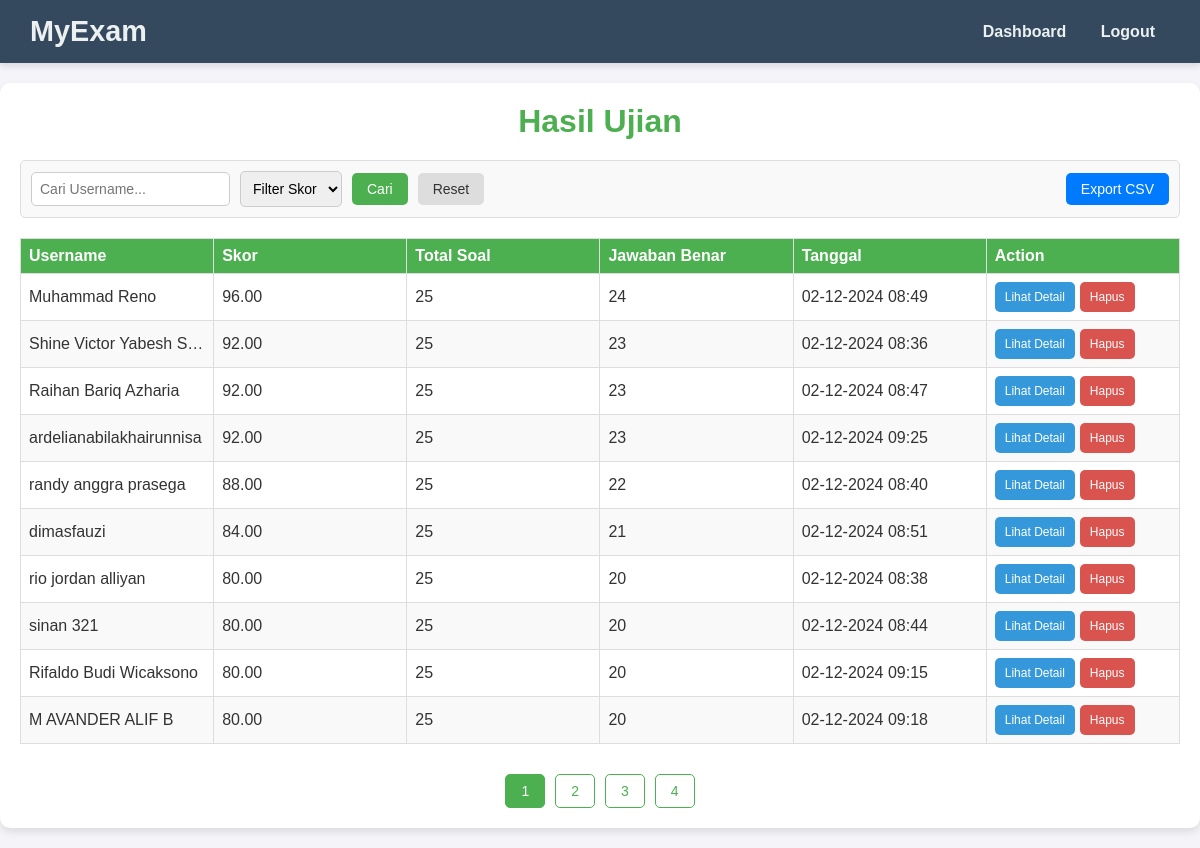
Screenshot of /admin/results.php (signed in) with the database file from the repository.
### tables this page shows
CREATE TABLE `results` (
  `id` int(11) NOT NULL,
  `user_id` int(11) NOT NULL,
  `score` decimal(5,2) NOT NULL,
  `total_questions` int(11) NOT NULL,
  `correct_answers` int(11) NOT NULL,
  `created_at` datetime DEFAULT current_timestamp()
);

CREATE TABLE `users` (
  `id` int(11) NOT NULL,
  `username` varchar(255) NOT NULL,
  `password` varchar(255) NOT NULL,
  `role` enum('admin','user') NOT NULL DEFAULT 'user',
  `created_at` datetime NOT NULL DEFAULT current_timestamp()
);

### admin/results.php (the view, shortened to what this page needs)
<?php
include('../db.php');
$cari = isset($_GET['search']) ? $_GET['search'] : '';
$filter = isset($_GET['filter']) ? $_GET['filter'] : '';
$hasilPerHalaman = 10;
$queryHitung = "SELECT COUNT(*) AS total FROM results INNER JOIN users ON results.user_id = users.id WHERE 1=1";
$hasilHitung = $conn->query($queryHitung);
$totalHasil = $hasilHitung->fetch_assoc()['total'];
$totalHalaman = ceil($totalHasil / $hasilPerHalaman);
$halaman = isset($_GET['page']) ? (int)$_GET['page'] : 1;
$halaman = max(1, min($halaman, $totalHalaman));
$mulai = ($halaman - 1) * $hasilPerHalaman;
$query = "SELECT
            results.id,
            users.username AS user_name,
            results.score,
            results.total_questions,
            results.correct_answers,
            results.created_at
          FROM
            results
          INNER JOIN
            users
          ON
            results.user_id = users.id
          WHERE 1=1";
$query .= " ORDER BY results.score DESC, results.created_at ASC LIMIT $mulai, $hasilPerHalaman";
$hasil = $conn->query($query);
?>
<!DOCTYPE html>
<html lang="id">
<head>
    <link href="https://cdn.jsdelivr.net/npm/sweetalert2@11.6.1/dist/sweetalert2.min.css" rel="stylesheet">
</head>
<body>
<div class="navbar">
    <div class="brand">MyExam</div>
    <div class="menu">
        <a href="index.php">Dashboard</a>
        <a href="../logout.php">Logout</a>
    </div>
</div>
<div class="container">
    <h1>Hasil Ujian</h1>
    <div class="filter-search">
        <form class="filter-form" method="GET" action="">
            <input type="text" name="search" placeholder="Cari Username..." value="<?= htmlspecialchars($cari) ?>">
            <select name="filter">
                <option value="">Filter Skor</option>
            </select>
            <button type="submit">Cari</button>
            <a href="results.php" class="reset-button">Reset</a>
        </form>
        <div class="export-container">
            <a href="results.php?export=csv&search=<?= urlencode($cari) ?>&filter=<?= urlencode($filter) ?>" class="export-button">Export CSV</a>
        </div>
    </div>
<div class="table-wrapper">
    <table>
        <thead>
            <tr>
                <th>Username</th>
                <th>Skor</th>
                <th>Total Soal</th>
                <th>Jawaban Benar</th>
                <th>Tanggal</th>
                <th>Action</th>
            </tr>
        </thead>
        <tbody>
            <?php if ($hasil->num_rows > 0): ?>
                <?php while ($row = $hasil->fetch_assoc()): ?>
                    <tr>
                        <td><?= htmlspecialchars($row['user_name']) ?></td>
                        <td><?= htmlspecialchars($row['score']) ?></td>
                        <td><?= htmlspecialchars($row['total_questions']) ?></td>
                        <td><?= htmlspecialchars($row['correct_answers']) ?></td>
                        <td><?= date("d-m-Y H:i", strtotime($row['created_at'])) ?></td>
                        <td>
                            <div class="action-buttons">
                                <a href="view_results_detail.php?result_id=<?= $row['id'] ?>" class="detail-button">Lihat Detail</a>
                                <form method="POST" action="delete_result.php" style="display: inline;">
                                    <button type="submit" class="delete-button">Hapus</button>
                                </form>
                            </div>
                        </td>
                    </tr>
                <?php endwhile; ?>
            <?php else: ?>
                <tr>
                    <td colspan="6">Tidak ada hasil untuk ditampilkan</td>
                </tr>
            <?php endif; ?>
        </tbody>
    </table>
</div>
    <div class="pagination">
        <?php for ($i = 1; $i <= $totalHalaman; $i++): ?>
            <a href="?page=<?= $i ?>&search=<?= urlencode($cari) ?>&filter=<?= urlencode($filter) ?>" class="<?= $halaman === $i ? 'active' : '' ?>"><?= $i ?></a>
        <?php endfor; ?>
    </div>
</div>
</body>
</html>

### admin/results.php (style rules this page uses)
* { margin: 0; padding: 0; box-sizing: border-box; }
body { font-family: 'Arial', sans-serif; background-color: #f4f4f9; color: #333; }
.navbar { display: flex; justify-content: space-between; align-items: center; padding: 15px 30px; background-color: #34495e; color: white; box-shadow: 0 4px 6px rgba(0, 0, 0, 0.1); position: sticky; top: 0; z-index: 1000; }
.navbar .brand { font-size: 1.8rem; font-weight: bold; color: #ecf0f1; }
.navbar .menu a { color: #ecf0f1; text-decoration: none; margin: 0 15px; font-size: 1rem; font-weight: 600; transition: color 0.3s ease; }
.container { max-width: 1200px; margin: 20px auto; padding: 20px; background: #fff; border-radius: 10px; box-shadow: 0 4px 8px rgba(0, 0, 0, 0.1); }
h1 { text-align: center; margin-bottom: 20px; color: #4CAF50; }
.table-wrapper { overflow-x: auto; -webkit-overflow-scrolling: touch; margin-top: 10px; padding-bottom: 10px; }
table { width: 100%; max-width: 100%; border-collapse: collapse; table-layout: fixed; }
th, td { padding: 8px; text-align: left; border: 1px solid #ddd; text-overflow: ellipsis; white-space: nowrap; overflow: hidden; }
th { background-color: #4CAF50; color: white; }
td { max-width: 150px; }
tr:nth-child(even) { background-color: #f9f9f9; }
.pagination { display: flex; justify-content: center; gap: 10px; margin-top: 20px; }
.pagination a { display: inline-block; padding: 8px 15px; font-size: 14px; text-decoration: none; color: #4CAF50; border: 1px solid #4CAF50; border-radius: 5px; transition: background-color 0.3s ease; }
.pagination a.active { background-color: #4CAF50; color: white; pointer-events: none; }
.action-buttons { display: flex; justify-content: start; align-items: center; gap: 5px; }
.detail-button, .delete-button { display: inline-block; padding: 8px 10px; font-size: 12px; text-align: center; text-decoration: none; border-radius: 5px; transition: background-color 0.3s ease, transform 0.2s ease; }
.detail-button { color: white; background-color: #3498db; }
.delete-button { color: white; background-color: #d9534f; border: none; cursor: pointer; }
.filter-search { max-width: 1200px; margin: 20px auto; display: flex; justify-content: space-between; align-items: center; gap: 10px; padding: 10px; background: #f9f9f9; border: 1px solid #ddd; border-radius: 5px; }
.filter-form { display: flex; align-items: center; gap: 10px; }
.filter-form input[type="text"], .filter-form select { padding: 8px; font-size: 14px; border: 1px solid #ccc; border-radius: 5px; }
.filter-form button { padding: 8px 15px; font-size: 14px; color: white; background-color: #4CAF50; border: none; border-radius: 5px; cursor: pointer; transition: background-color 0.3s ease; }
.reset-button { padding: 8px 15px; font-size: 14px; color: #333; background-color: #ddd; text-decoration: none; border-radius: 5px; transition: background-color 0.3s ease; }
.export-container { margin-left: auto; }
.export-button { padding: 8px 15px; font-size: 14px; color: white; background-color: #007bff; text-decoration: none; border-radius: 5px; transition: background-color 0.3s ease; }

### rows the page displays
results: user.username "Muhammad Reno", score "96.00", total_questions "25", correct_answers "24", created_at "02-12-2024 08:49"
results: user.username "Shine Victor Yabesh S…", score "92.00", total_questions "25", correct_answers "23", created_at "02-12-2024 08:36"
results: user.username "Raihan Bariq Azharia", score "92.00", total_questions "25", correct_answers "23", created_at "02-12-2024 08:47"
results: user.username "ardelianabilakhairunnisa", score "92.00", total_questions "25", correct_answers "23", created_at "02-12-2024 09:25"
results: user.username "randy anggra prasega", score "88.00", total_questions "25", correct_answers "22", created_at "02-12-2024 08:40"
results: user.username "dimasfauzi", score "84.00", total_questions "25", correct_answers "21", created_at "02-12-2024 08:51"
results: user.username "rio jordan alliyan", score "80.00", total_questions "25", correct_answers "20", created_at "02-12-2024 08:38"
results: user.username "sinan 321", score "80.00", total_questions "25", correct_answers "20", created_at "02-12-2024 08:44"
results: user.username "Rifaldo Budi Wicaksono", score "80.00", total_questions "25", correct_answers "20", created_at "02-12-2024 09:15"
results: user.username "M AVANDER ALIF B", score "80.00", total_questions "25", correct_answers "20", created_at "02-12-2024 09:18"
